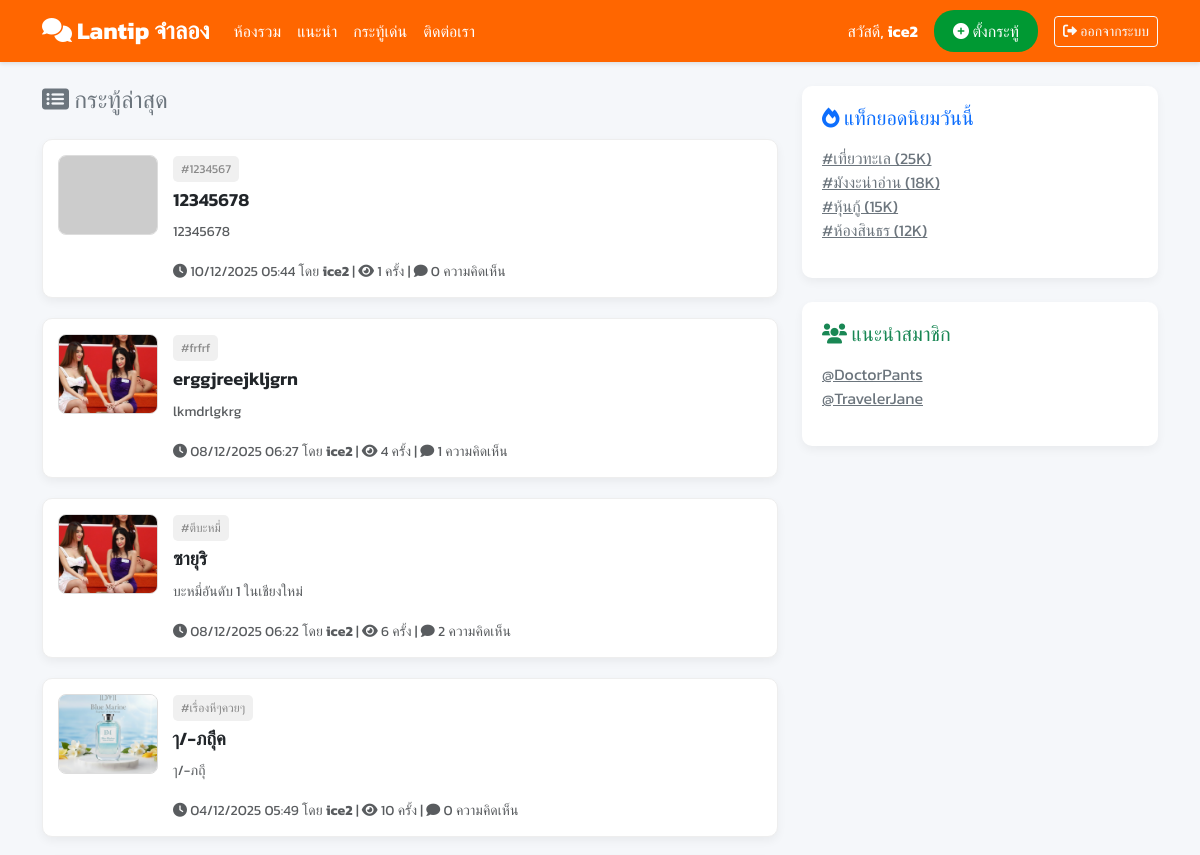
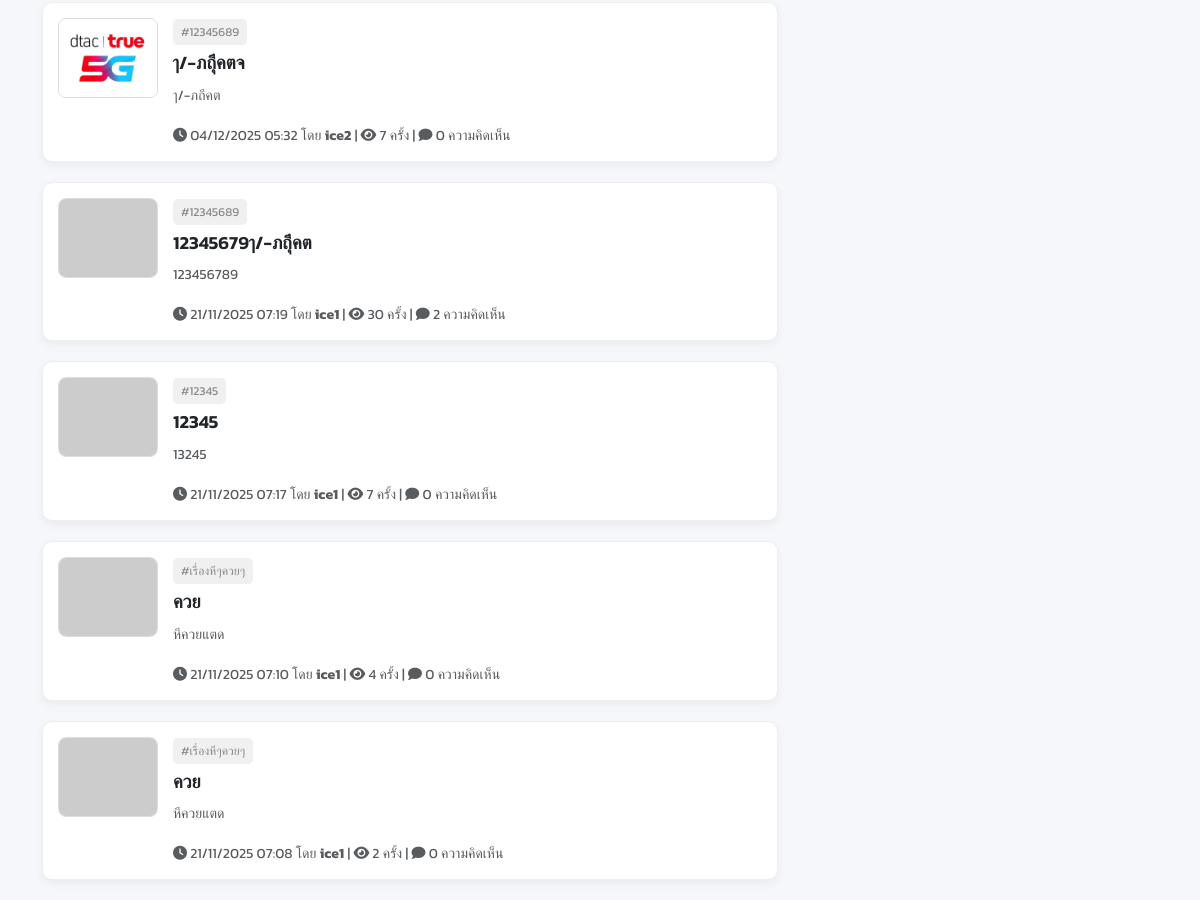
/index.php (signed in), run on the app's committed database (2 pictures, top to bottom).
### tables this page shows
CREATE TABLE `topic` (
  `topic_id` int(11) NOT NULL,
  `user_id` int(11) NOT NULL,
  `title` varchar(255) NOT NULL,
  `content` text NOT NULL,
  `tags` varchar(255) DEFAULT '',
  `image_url` varchar(255) DEFAULT NULL,
  `views` int(11) DEFAULT 0,
  `replies` int(11) DEFAULT 0,
  `created_at` timestamp NOT NULL DEFAULT current_timestamp(),
  `updated_at` timestamp NOT NULL DEFAULT current_timestamp() ON UPDATE current_timestamp()
);

CREATE TABLE `user` (
  `user_id` int(11) NOT NULL,
  `username` varchar(50) NOT NULL,
  `email` varchar(100) NOT NULL,
  `date_of_birth` date DEFAULT NULL,
  `password_hash` varchar(255) NOT NULL,
  `created_at` timestamp NOT NULL DEFAULT current_timestamp()
);

### index.php (the view, shortened to what this page needs)
<?php
include 'connect_db.php';
$is_logged_in = isset($_SESSION['user_id']);
$username = $is_logged_in ? htmlspecialchars($_SESSION['username']) : 'ผู้เยี่ยมชม';
$topics = [];
$sql = "
SELECT
    t.topic_id,
    t.title,
    t.content,
    t.tags,
    t.created_at,
    t.views,
    t.image_url,
    u.username,
    COUNT(c.comment_id) AS comment_count
FROM Topic t
JOIN User u ON t.user_id = u.user_id
LEFT JOIN Comment c ON t.topic_id = c.topic_id
GROUP BY
    t.topic_id, t.title, t.content, t.tags,
    t.created_at, t.views, t.image_url, u.username
ORDER BY t.created_at DESC
LIMIT 15
";
$result = $conn->query($sql);
if ($result && $result->num_rows > 0) {
    while ($row = $result->fetch_assoc()) {
        $topics[] = $row;
    }
}
?>
<!DOCTYPE html>
<html lang="th">
<head>
    <link href="https://cdn.jsdelivr.net/npm/bootstrap@5.3.3/dist/css/bootstrap.min.css" rel="stylesheet">
    <link rel="stylesheet" href="https://cdnjs.cloudflare.com/ajax/libs/font-awesome/6.0.0/css/all.min.css">
</head>
<body>
<nav class="navbar navbar-expand-lg navbar-dark navbar-custom sticky-top">
    <div class="container">
        <a class="navbar-brand" href="index.php">
            <i class="fas fa-comments"></i> Lantip จำลอง
        </a>
        <div class="collapse navbar-collapse" id="navbarNav">
            <ul class="navbar-nav me-auto">
                <li class="nav-item"><a class="nav-link text-white" href="#">ห้องรวม</a></li>
                <li class="nav-item"><a class="nav-link text-white" href="#">แนะนำ</a></li>
                <li class="nav-item"><a class="nav-link text-white" href="#">กระทู้เด่น</a></li>
				<li class="nav-item"><a class="nav-link text-white active" href="contact.php">ติดต่อเรา</a></li>
            </ul>
            <div class="d-flex align-items-center">
                <?php if ($is_logged_in): ?>
                    <span class="text-white me-3">สวัสดี, <strong><?= $username ?></strong></span>
                    <a href="post.php" class="btn btn-post me-3">
                        <i class="fas fa-plus-circle"></i> ตั้งกระทู้
                    </a>
                    <a href="logout.php" class="btn btn-outline-light btn-sm">
                        <i class="fas fa-sign-out-alt"></i> ออกจากระบบ
                    </a>
                <?php else: ?>
                    <a href="login.php" class="btn btn-outline-light me-2">เข้าสู่ระบบ</a>
                    <a href="register.php" class="btn btn-light">สมัครสมาชิก</a>
                <?php endif; ?>
            </div>
        </div>
    </div>
</nav>
<div class="container mt-4">
    <div class="row">
        <div class="col-lg-8">
            <h4 class="mb-4 text-secondary"><i class="fas fa-list-alt"></i> กระทู้ล่าสุด</h4>
            <?php if (!empty($topics)): ?>
                <?php foreach ($topics as $topic): ?>
                    <?php
                        $title = htmlspecialchars($topic['title']);
                        $username_post = htmlspecialchars($topic['username']);
                        $created_at_format = date('d/m/Y H:i', strtotime($topic['created_at']));
                        $topic_link = "topic_view.php?id=" . $topic['topic_id'];
                        $clean = strip_tags($topic['content']);
                        $summary = mb_strlen($clean, 'UTF-8') > 150
                                   ? mb_substr($clean, 0, 150) . "..."
                                   : $clean;
                        $image_url = !empty($topic['image_url'])
                                     ? 'uploads/' . htmlspecialchars($topic['image_url'])
                                     : "https://placehold.co/100x80/cccccc/333333?text=No+Image";
                    ?>
                    <div class="topic-card">
                        <a href="<?= $topic_link ?>">
                            <img src="<?= $image_url ?>"
                                 class="topic-thumbnail"
                                 loading="lazy"
                                 onerror="this.src='https://placehold.co/100x80/cccccc/333333?text=No+Image';">
                        </a>
                        <div>
                            <p class="mb-1">
                                <?php
                                    $tags = array_filter(array_map('trim', explode(',', $topic['tags'])));
                                    foreach ($tags as $tag) {
                                        echo "<span class='tag-badge'>#$tag</span>";
                                    }
                                ?>
                            </p>
                            <a href="<?= $topic_link ?>" class="topic-title text-dark text-decoration-none">
                                <?= $title ?>
                            </a>
                            <p class="mt-2 text-muted small"><?= $summary ?></p>
                            <small class="text-muted">
                                <i class="fas fa-clock"></i> <?= $created_at_format ?>
                                โดย <strong><?= $username_post ?></strong> |
                                <i class="fas fa-eye"></i> <?= number_format($topic['views']) ?> ครั้ง |
                                <i class="fas fa-comment"></i> <?= number_format($topic['comment_count']) ?> ความคิดเห็น
                            </small>
                        </div>
                    </div>
                <?php endforeach; ?>
            <?php else: ?>
                <div class="alert alert-info text-center">
                    <i class="fas fa-info-circle"></i> ยังไม่มีกระทู้ ลอง <a href="post.php">ตั้งกระทู้ใหม่</a>!
                </div>
            <?php endif; ?>
        </div>
        <div class="col-lg-4">
            <div class="sidebar mb-4">
                <h5 class="text-primary mb-3"><i class="fas fa-fire"></i> แท็กยอดนิยมวันนี้</h5>
                <ul class="list-unstyled">
                    <li><a href="#" class="link-secondary">#เที่ยวทะเล (25K)</a></li>
                    <li><a href="#" class="link-secondary">#มังงะน่าอ่าน (18K)</a></li>
                    <li><a href="#" class="link-secondary">#หุ้นกู้ (15K)</a></li>
                    <li><a href="#" class="link-secondary">#ห้องสินธร (12K)</a></li>
                </ul>
            </div>
            <div class="sidebar">
                <h5 class="text-success mb-3"><i class="fas fa-users"></i> แนะนำสมาชิก</h5>
                <?php if (!$is_logged_in): ?>
                    <p class="text-muted small">โปรดล็อกอินเพื่อดูห้องแนะนำเฉพาะคุณ</p>
                    <a href="login.php" class="btn btn-outline-primary w-100">เข้าสู่ระบบ / สมัครสมาชิก</a>
                <?php else: ?>
                    <ul class="list-unstyled">
                        <li><a href="#" class="link-secondary">@DoctorPants</a></li>
                        <li><a href="#" class="link-secondary">@TravelerJane</a></li>
                    </ul>
                <?php endif; ?>
            </div>
        </div>
    </div>
</div>
</body>
</html>

### index.php (style rules this page uses)
body { font-family: 'Kanit', sans-serif; background-color: #f5f7fa; }
.navbar-custom { background-color: #ff6600; box-shadow: 0 2px 4px rgba(0, 0, 0, 0.1); }
.navbar-brand { font-weight: 700; color: white !important; font-size: 1.5rem; }
.btn-post { background-color: #009933; color: white; border-radius: 20px; padding: 8px 18px; font-weight: 500; }
.topic-card { border-radius: 10px; margin-bottom: 20px; padding: 15px; background-color: #fff; border: 1px solid #eee; display: flex; align-items: flex-start; gap: 15px; box-shadow: 0 4px 10px rgba(0, 0, 0, 0.05); transition: 0.2s; }
.topic-thumbnail { width: 100px; height: 80px; object-fit: cover; border-radius: 8px; border: 1px solid #ddd; }
.tag-badge { background-color: #f0f0f0; color: #888; font-size: 0.75rem; padding: 4px 8px; border-radius: 5px; margin-right: 5px; display: inline-block; }
.sidebar { background-color: #fff; border-radius: 10px; padding: 20px; box-shadow: 0 4px 10px rgba(0, 0, 0, 0.05); }
a.topic-title { font-weight: 600; font-size: 1.15rem; }

### data on the page
topic: tags "1234567", title "12345678", content "12345678", created_at "10/12/2025 05:44", user.username "ice2", views "1", comment_count "0"
topic: image_url (picture), tags "frfrf", title "erggjreejkljgrn", content "lkmdrlgkrg", created_at "08/12/2025 06:27", user.username "ice2", views "4", comment_count "1"
topic: image_url (picture), tags "ตีบะหมี่", title "ซายุริ", content "บะหมี่อันดับ 1 ในเชียงใหม่", created_at "08/12/2025 06:22", user.username "ice2", views "6", comment_count "2"
topic: image_url (picture), tags "เรื่องหีๆควยๆ", title "ๅ/-ภถุึค", content "ๅ/-ภถุึ", created_at "04/12/2025 05:49", user.username "ice2", views "10", comment_count "0"
topic: image_url (picture), tags "12345689", title "ๅ/-ภถุึคตจ", content "ๅ/-ภถึคต", created_at "04/12/2025 05:32", user.username "ice2", views "7", comment_count "0"
topic: tags "12345689", title "12345679ๅ/-ภถุึคต", content "123456789", created_at "21/11/2025 07:19", user.username "ice1", views "30", comment_count "2"
topic: tags "12345", title "12345", content "13245", created_at "21/11/2025 07:17", user.username "ice1", views "7", comment_count "0"
topic: tags "เรื่องหีๆควยๆ", title "ควย", content "หีควยแตด", created_at "21/11/2025 07:10", user.username "ice1", views "4", comment_count "0"
topic: tags "เรื่องหีๆควยๆ", title "ควย", content "หีควยแตด", created_at "21/11/2025 07:08", user.username "ice1", views "2", comment_count "0"

### other printed values
$username "ice2"
